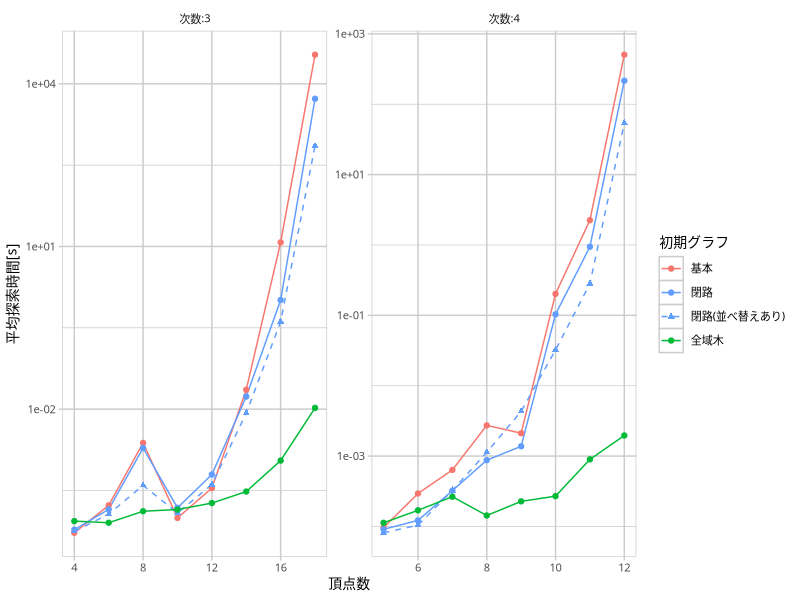

R code for this plot:
library(readr)
library(dplyr)
library(ggplot2)

breaks <- c('basic basic', 'cycle basic', 'cycle sorted', 'stree basic')
labels <- c('基本', '閉路', '閉路(並べ替えあり)', '全域木')
data <- read_csv('the-cmp-algo-lab.csv') %>%
  filter(mgr == 'basic') %>%
  mutate(mtd = paste(bdr, srt)) %>%
  group_by(n, d, bdr, srt, mtd, node) %>%
  summarise(mean_time = mean(time)) %>%
  ungroup() %>%
  mutate(mtd = factor(mtd, levels = breaks),
         d = factor(d, levels = c(3, 4), labels = c('次数:3', '次数:4')))

gp <- ggplot(data, aes(x = n, y = mean_time, color = mtd, shape = mtd, linetype = mtd)) +
  geom_line() +
  geom_point() +
  facet_wrap(c('d'), scales = 'free') +
  scale_x_continuous(name = '頂点数',
                     minor_breaks = NULL) +
  scale_y_continuous(name = '平均探索時間[s]',
                     trans = 'log10') +
  scale_color_manual(name = '初期グラフ',
                     breaks = breaks,
                     labels = labels,
                     values = c('#F8766D', '#619CFF', '#619CFF', '#00BA38')) +
  scale_shape_manual(name = '初期グラフ',
                     breaks = breaks,
                     labels = labels,
                     values = c(19, 19, 17, 19)) +
  scale_linetype_manual(name = '初期グラフ',
                        breaks = breaks,
                        labels = labels,
                        values = c(1, 1, 2, 1)) +
  theme(text = element_text(family = 'IPAexGothic', size = 10),
        panel.background = element_rect(fill = 'white', colour = 'grey80'),
        panel.grid.major = element_line(colour = 'grey80'),
        panel.grid.minor = element_line(colour = 'grey80'),
        axis.ticks = element_line(colour = 'grey80'),
        strip.background = element_blank()
  )

ggsave('the-ginitr-time.pdf', gp,
       width = 15, height = 6, units = 'cm',
       device = cairo_pdf)
